Frame 1 (no input): blank canvas, image omitted
Frame 60 (no input): blank canvas, image omitted
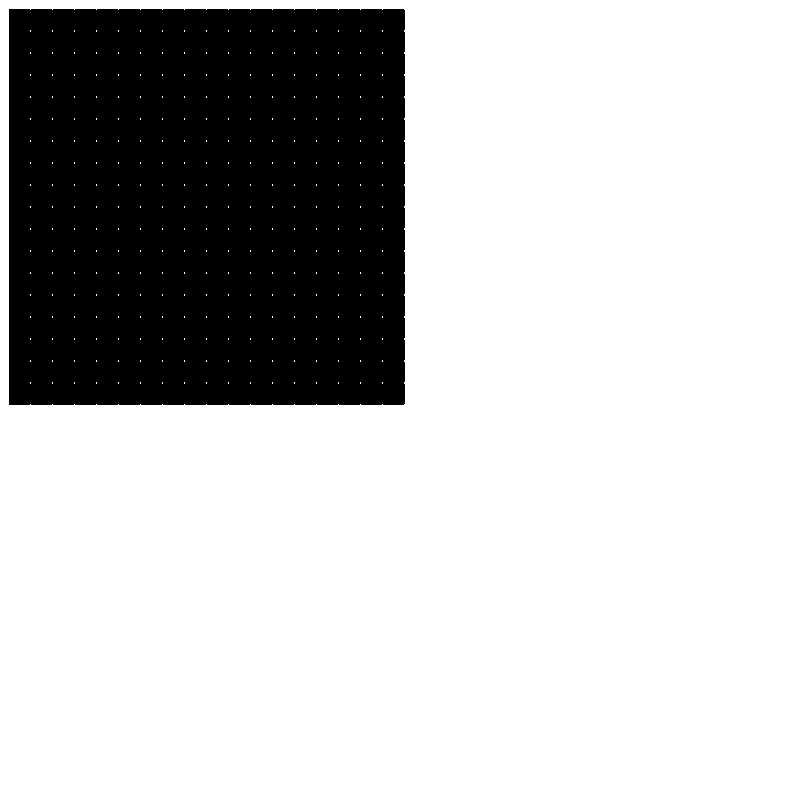
Frame 120 (the mouse pressed at the canvas centre since frame 60)

The p5.js sketch whose frames 1 and 60 were blank and that drew this single picture after the mouse press (run headless with seeded random() and noise() and a simulated clock; from frame 60 on, the mouse is pressed at the canvas centre):

// p5.js sketch
// ── sketch.js
//Pixel Painter by Don-Vincent Snell

//Give us a simple canvas of 800x800
function setup() {
    createCanvas(800, 800);
}

//Global Objects

//Color object, for controlling the color as a variable.  Why negative?  Because Math.
let color = {};
color.r = -140;
color.g = -140;
color.b = -140;
color.a = 0;

//Box Object.  Our "pixels" we can paint with.  Used to draw rectangles.
let box = {};
box.posX = 100;
box.posY = 100;
box.d = 20;

//Here we go...
function draw() {

    //A few more variables.
    //Math.  Yay.  So we are pulling the mouse position and measuring it's distance
    //from the center of the canvas, mapping it down, constraining it between 0
    //and 255, and making it an integer.
    let m = int(constrain(map(dist(mouseX, mouseY, 400, 400), 0, 400, 0, 255), 0, 255));
    //Creates a pair of constrained mouse variables to keep our pixels in the right place.
    let mX = constrain(mouseX, 0, 780);
    let mY = constrain(mouseY, 0, 780);

    //Since color bottoms out at 0, the negative values don't do much here.
    background(color.r, color.g, color.b, color.a);
    //Makes our rectangles draw from their center.
    rectMode(CENTER);
    //For loops!  A nested loop that draws our "pixels" using data from the box object.
    //First, from top to bottom, following our constrained mouse with a bit of space
    //between each.  The speed withi which the mouse is moved also generates "noise"
    //in our pattern as values change to quickly for the color and position to update smoothly.
    for (let boxY = 20; boxY <= mY; boxY += 22) {
      //Then left to right, still following the constrained mouse and with space.
        for (let boxX = 20; boxX <= mX; boxX += 22) {
          //Says where to place the box and what settings to use.  The Fill settings
          //are rather maleable and  work with the negative values in our color object
          //to vary the shade.  And why the random alpha?  Click your mouse.
            box.posX = boxX;
            box.posY = boxY;
            fill(color.r+(mY-445), color.g+(mX-445), color.b+(m), random(0,255));
            rect(box.posX, box.posY, box.d, box.d);
        }
    }
}
//Wanna see something cool?  This changes the background to black, but more importantly,
//it triggers the alpha in the background.  Since our background changes with each loop
//of the draw function, we get a dark strobe effect on our pattern.  Clicking it again,
//resets the alpha to 0.
function mouseClicked() {
    if (color.a === 0) {
      color.a = 255;
    } else {
      color.a = 0;
    }
}
